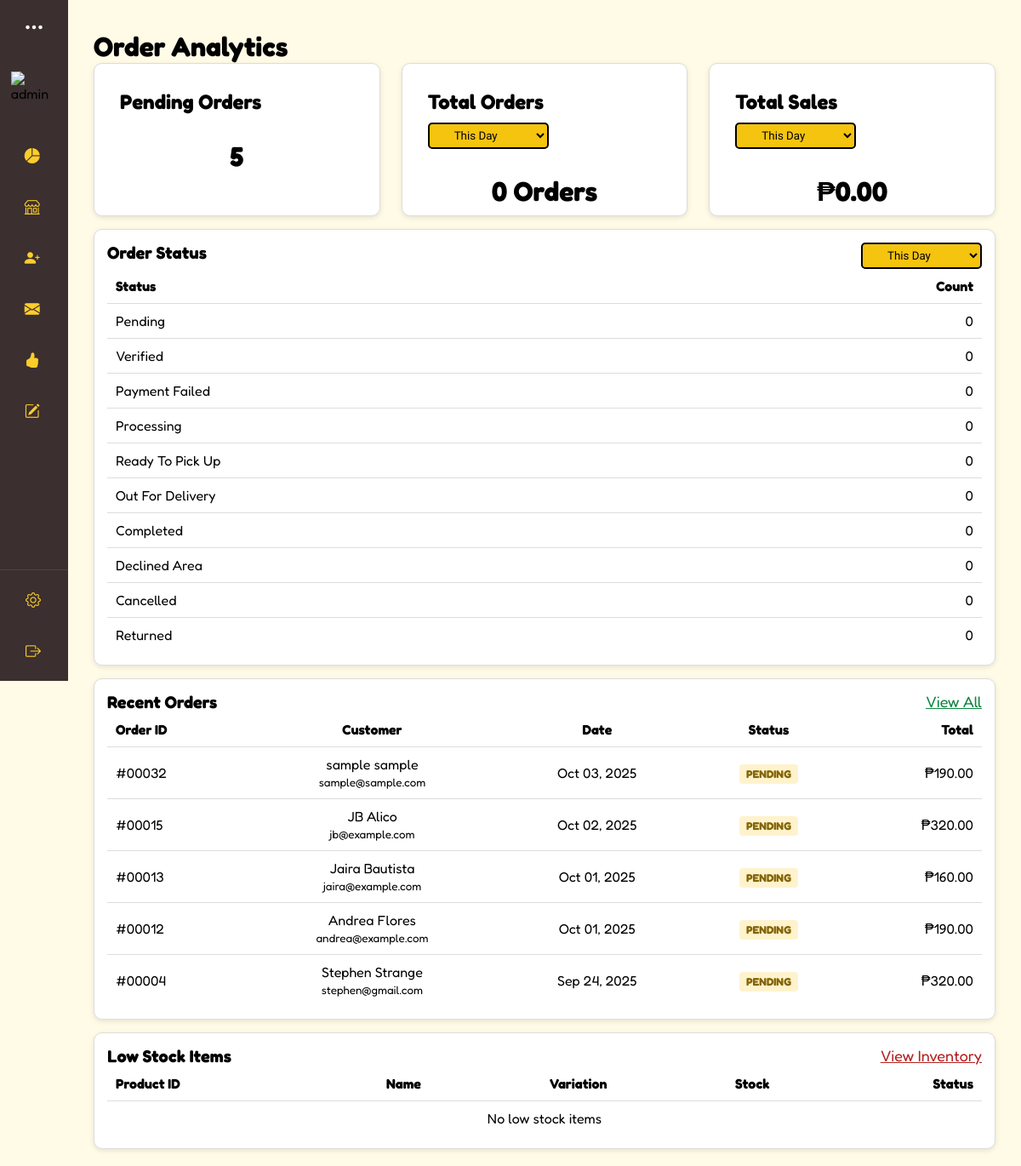
Screenshot of /interfaces/superadmin/index.php (signed in) with the database file from the repository.
### tables this page shows
CREATE TABLE `orders` (
  `o_id` int(11) NOT NULL,
  `c_id` int(11) NOT NULL,
  `handled_by` int(11) NOT NULL,
  `order_date` datetime DEFAULT current_timestamp(),
  `total_amount` decimal(10,2) NOT NULL,
  `payment_method` varchar(50) DEFAULT 'cash',
  `proof_of_payment` varchar(255) DEFAULT NULL,
  `order_status` enum('pending','verified','payment-failed','processing','ready-to-pick-up','out-for-delivery','completed','declined-area','cancelled','returned') DEFAULT 'pending',
  `delivery_address` varchar(255) NOT NULL,
  `owner_id` int(11) NOT NULL,
  `order_type` enum('delivery','pickup') DEFAULT 'delivery',
  `reference_number` varchar(30) NOT NULL
);

CREATE TABLE `customers` (
  `c_id` int(11) NOT NULL,
  `fullname` varchar(255) NOT NULL,
  `phone_number` varchar(15) NOT NULL,
  `email` varchar(255) NOT NULL,
  `address` varchar(255) NOT NULL
);

### interfaces/superadmin/index.php (the view, shortened to what this page needs)
<?php
require '../../connection.php';
include ('../../includes/superadmin-dashboard.php');
$owner_id = null;
if (isset($_SESSION['role']) && $_SESSION['role'] === 'superadmin' && isset($_SESSION['super_id'])) {
    $owner_id = intval($_SESSION['super_id']);
} elseif (isset($_SESSION['role']) && $_SESSION['role'] === 'admin' && isset($_SESSION['admin_id'])) {
    $owner_id = intval($_SESSION['admin_id']);
}
$pending = $connection->query("
    SELECT COUNT(*) AS total
    FROM orders o
    WHERE o.order_status = 'pending'
      AND owner_id = $owner_id
")->fetch_assoc()['total'];
$orders_day = $connection->query("
    SELECT COUNT(*) AS total
    FROM orders o
    WHERE DATE(o.order_date) = CURDATE()
      AND owner_id = $owner_id
")->fetch_assoc()['total'];
$sales_day = $connection->query("
    SELECT COALESCE(SUM(total_amount), 0) AS total
    FROM orders
    WHERE order_status = 'completed'
      AND DATE(order_date) = CURDATE()
      AND owner_id = $owner_id
")->fetch_assoc()['total'];
$all_statuses = [
    'pending' => 0,
    'verified' => 0,
    'payment-failed' => 0,
    'processing' => 0,
    'ready-to-pick-up' => 0,
    'out-for-delivery' => 0,
    'completed' => 0,
    'declined area' => 0,
    'cancelled' => 0,
    'returned' => 0
];
$statuses_day = $all_statuses;
$recent_orders = [];
$recent_orders_query = "
    SELECT o.o_id, o.order_date, o.order_status, o.total_amount, o.order_type,
           c.fullname, c.email
    FROM orders o
    LEFT JOIN customers c ON o.c_id = c.c_id
    WHERE o.owner_id = ?
    ORDER BY o.order_date DESC
    LIMIT 5";
$stmt = mysqli_prepare($connection, $recent_orders_query);
if ($stmt) {
    mysqli_stmt_bind_param($stmt, "i", $owner_id);
    mysqli_stmt_execute($stmt);
    $result = mysqli_stmt_get_result($stmt);
    if ($result) {
        $recent_orders = mysqli_fetch_all($result, MYSQLI_ASSOC);
    }
}
$low_stock = [];
?>
<!DOCTYPE html>
<html lang="en">
<head>
  <link rel="stylesheet" href="https://cdn.jsdelivr.net/npm/bootstrap-icons/font/bootstrap-icons.css" />
  <link rel="stylesheet" href="../../css/admin.css"/>
</head>
<body>
<div class="box" id="overview-content">
  <h1>Order Analytics</h1>
  <div class="overview-container">
    <div class="cards overview-row">
      <div class="card">
        <h4 class="card-header">Pending Orders</h4>
        <p><?= $pending; ?></p>
      </div>
      <div class="card">
        <div class="card-header">
          <h4 class="card-header">Total Orders</h4>
          <select class="orders-select" onchange="showOrders(this.value)">
            <option value="day">This Day</option>
          </select>
        </div>
        <div id="orders_day" class="orders-section"><p><?= $orders_day; ?> Orders</p></div>
      </div>
      <div class="card">
        <div class="card-header">
          <h4 class="card-header">Total Sales</h4>
          <select class="sales-select" onchange="showSales(this.value)">
            <option value="day">This Day</option>
          </select>
        </div>
        <div id="sales_day" class="sales-section"><p>₱<?= number_format($sales_day, 2); ?></p></div>
      </div>
    </div>
    <div class="table-card">
      <div class="card-header">
        <h2>Order Status</h2>
        <select class="order-status-select" onchange="showStatus(this.value)">
          <option value="day">This Day</option>
        </select>
      </div>
      <div id="status_day" class="status-section">
        <table class="table-order-status">
          <thead>
            <tr><th>Status</th><th>Count</th></tr>
          </thead>
          <tbody>
          <?php foreach ($statuses_day as $status => $total): ?>
            <tr>
              <td><?= ucwords(str_replace('-', ' ', $status)); ?></td>
              <td><?= $total; ?></td>
            </tr>
          <?php endforeach; ?>
          </tbody>
        </table>
      </div>
    </div>
<div class="table-card">
  <div class="card-header">
    <h2>Recent Orders</h2>
    <a href="orders.php" style="font-size:0.9em; color:#0D8540;">View All</a>
  </div>
  <table class="table-order-status">
    <thead>
      <tr>
        <th>Order ID</th>
        <th>Customer</th>
        <th>Date</th>
        <th>Status</th>
        <th>Total</th>
      </tr>
    </thead>
    <tbody>
      <?php if (empty($recent_orders)): ?>
        <tr><td colspan="5" style="text-align:center;">No recent orders</td></tr>
      <?php else: ?>
        <?php foreach ($recent_orders as $order): ?>
          <tr>
            <td>#<?= str_pad($order['o_id'], 5, '0', STR_PAD_LEFT); ?></td>
            <td><?= htmlspecialchars($order['fullname'] ?: 'Guest Customer'); ?><br>
                <small><?= htmlspecialchars($order['email']); ?></small>
            </td>
            <td><?= date('M d, Y', strtotime($order['order_date'])); ?></td>
            <td><span class="status <?= htmlspecialchars(strtolower($order['order_status'])); ?>">
                <?= ucfirst($order['order_status']); ?>
            </span></td>
            <td>₱<?= number_format($order['total_amount'], 2); ?></td>
          </tr>
        <?php endforeach; ?>
      <?php endif; ?>
    </tbody>
  </table>
</div>
<div class="table-card">
  <div class="card-header">
    <h2>Low Stock Items</h2>
    <a href="inventory.php" style="font-size:0.9em; color:#B22222;">View Inventory</a>
  </div>
  <table class="table-order-status">
    <thead>
      <tr>
        <th>Product ID</th>
        <th>Name</th>
        <th>Variation</th>
        <th>Stock</th>
        <th>Status</th>
      </tr>
    </thead>
    <tbody>
      <?php if (empty($low_stock)): ?>
        <tr><td colspan="5" style="text-align:center;">No low stock items</td></tr>
      <?php endif; ?>
    </tbody>
  </table>
</div>
  </div>
</div>
</body>
</html>

### css/admin.css (style rules this page uses)
* { box-sizing: border-box; margin: 0; padding: 0; font-family: 'Fredoka', sans-serif; }
body { display: flex; align-items: start; justify-content: flex-start; margin: 0; padding: 0; }
#overview-content { height: 100%; margin-top: 15px; width: 100%; padding: 20px 30px; overflow-x: hidden; }
.overview-container { display: flex; flex-direction: column; align-items: center; justify-content: center; font-size: 20px; width: 100%; border-radius: 20px; }
.overview-row { display: flex; flex-direction: row; width: 100%; flex-wrap: wrap; gap: 25px; }
.overview-row .card { flex: 1; min-width: 250px; height: 180px; padding: 30px; }
.cards { gap: 25px; }
.card { background: #fff; border: 1px solid #ddd; border-radius: 10px; padding: 15px; text-align: center; box-shadow: 0 2px 6px rgba(0,0,0,0.1); }
.card h4 { margin: 0; font-size: 24px; font-weight: bold; }
.card p { color: #000; margin-top: 30px; font-size: 32px; font-weight: bold; }
.table-card { width: 100%; background: #fff; border: 1px solid #ddd; border-radius: 10px; padding: 15px; text-align: center; box-shadow: 0 2px 6px rgba(0,0,0,0.1); margin-top: 15px; overflow-x: auto; }
.card-header { display: flex; flex-direction: row; justify-content: space-between; width: 100%; flex-wrap: wrap; gap: 10px; }
.card-header h2 { margin: 0; font-size: 20px; }
.card-header .orders-select, .card-header .sales-select, .card-header .order-status-select, .card-header .table-inventory { margin: 0; display: flex; align-items: center; gap: 8px; border: 2px solid black; border-radius: 5px; background-color: #F4C40F; padding: 5px 25px; font-family: "Lilita One", sans-serif; }
.table-order-status { width: 100%; border-collapse: collapse; font-size: 16px; min-width: 700px; }
.table-order-status th, .table-order-status td { padding: 10px; border-bottom: 1px solid #ddd; }
.table-order-status th:first-child, .table-order-status td:first-child { text-align: left; }
.table-order-status th:last-child, .table-order-status td:last-child { text-align: right; }
.table-order-status th { font-weight: bold; }
.table-order-status tr:last-child td { border-bottom: none; }
* { margin: 0; padding: 0; box-sizing: border-box; }
body { background-color: var(--beige); font-family: 'Poppins', sans-serif; }
.status { padding: 5px 10px; border-radius: 20px; font-weight: 500; text-transform: capitalize; font-size: 14px; }
.status.pending { background-color: #fff3cd; color: #856404; }
.status { padding: 4px 8px; border-radius: 4px; font-size: 0.8rem; font-weight: bold; text-transform: uppercase; }

### css/colors.css (style rules this page uses)
:root { --bg-white: #FFFCF6; --bg-beige: #FFFBE6; --bg-cocoa: #3B2F2F; --bg-green: #347928; --bg-mint: #C0EBA6; --bg-yellow: #FCCD2A; --green: #347928; --black: #0D0E0E; --white: #FFFCF6; --yellow: #FCCD2A; --beige: #FFFBE6; --mint: #C0EBA6; --brown: #5E503F; --gray: #404040; --cocoa: #3B2F2F; --btn-yellow: #FCCD2A; --btn-green: #347928; --btn-red: #A7C957; }

### rows the page displays
orders: o_id "00032", c.fullname "sample sample", c.email "sample@sample.com", order_date "Oct 03, 2025", order_status "PENDING", total_amount "190.00"
orders: o_id "00015", c.fullname "JB Alico", c.email "jb@example.com", order_date "Oct 02, 2025", order_status "PENDING", total_amount "320.00"
orders: o_id "00013", c.fullname "Jaira Bautista", c.email "jaira@example.com", order_date "Oct 01, 2025", order_status "PENDING", total_amount "160.00"
orders: o_id "00012", c.fullname "Andrea Flores", c.email "andrea@example.com", order_date "Oct 01, 2025", order_status "PENDING", total_amount "190.00"
orders: o_id "00004", c.fullname "Stephen Strange", c.email "stephen@gmail.com", order_date "Sep 24, 2025", order_status "PENDING", total_amount "320.00"

### other values shown
$pending "5"
$orders_day "0"
$sales_day "0.00"
str_replace('-', ' ', $status) "Pending"
$total "0"
str_replace('-', ' ', $status) "Verified"
str_replace('-', ' ', $status) "Payment Failed"
str_replace('-', ' ', $status) "Processing"
str_replace('-', ' ', $status) "Ready To Pick Up"
str_replace('-', ' ', $status) "Out For Delivery"
str_replace('-', ' ', $status) "Completed"
str_replace('-', ' ', $status) "Declined Area"
str_replace('-', ' ', $status) "Cancelled"
str_replace('-', ' ', $status) "Returned"
